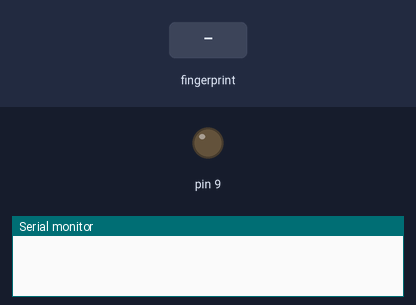
Recording of a sketch running on a simulated Arduino Uno, built with avr-gcc and run on an emulated ATmega328P. On the bench: output pins drawn as LEDs (lit = HIGH), the last lines printed to the serial monitor. The inputs (shaded band) are chosen by the test bench.

Above: at 2.2 s.
2.3 s: finger stored as number 1 placed on the sensor
At 3.1 s:
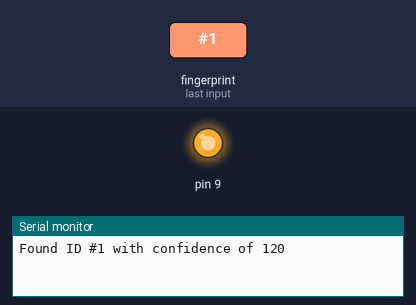
Timing chart, 0 to 7.2 s (numbered marks = the images above; inputs shaded):
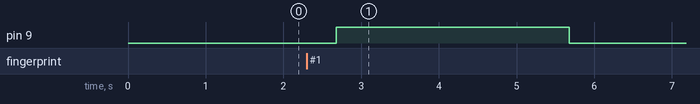

The sketch:

door_lock.ino
```cpp
#include <Adafruit_Fingerprint.h>
#include <SoftwareSerial.h>
int getFingerprintIDez();
SoftwareSerial mySerial(2, 3);
Adafruit_Fingerprint finger = Adafruit_Fingerprint(&mySerial);

void setup()
{
   Serial.begin(9600);
  pinMode(9,OUTPUT);
   finger.begin(57600);
}

void loop()                     // run over and over again


{
  getFingerprintIDez();
  delay(50);            //don't ned to run this at full speed.
}

int getFingerprintIDez() {
  uint8_t p = finger.getImage();
  if (p != FINGERPRINT_OK)  return -1;

  p = finger.image2Tz();
  if (p != FINGERPRINT_OK)  return -1;

  p = finger.fingerFastSearch();
  if (p != FINGERPRINT_OK)  return -1;


  Serial.print("Found ID #"); Serial.print(finger.fingerID);
  Serial.print(" with confidence of "); Serial.println(finger.confidence);
if(finger.fingerID=2){
  digitalWrite(9,HIGH);
  delay(3000);
  digitalWrite(9,LOW);
}

  return finger.fingerID;
}
```

Measured:
- after the input at 2.3 s, pin 9: LOW → HIGH after 0.38 s, → LOW 3.0 s later
